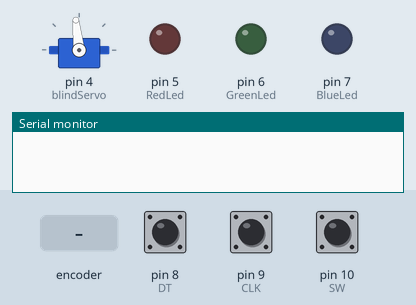
This sketch was run on a simulated Arduino Uno, built with avr-gcc and run on an emulated ATmega328P. On the bench: servo, output pins drawn as LEDs (lit = HIGH), the last lines printed to the serial monitor. Inputs (shaded band) come from the test bench; at power-on: pin 10 (SW) HIGH, pin 8 (DT) HIGH, pin 9 (CLK) HIGH.

Above: at 1.2 s.
1.3 s: rotary encoder on pin 9 (CLK) / pin 8 (DT) turned 3 steps (first pin leading)
At 2.7 s:
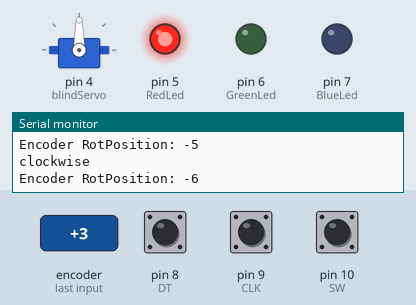
4.3 s: rotary encoder on pin 9 (CLK) / pin 8 (DT) turned 2 steps (second pin leading)
At 5.8 s:
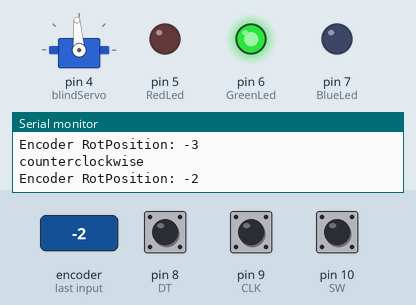
6.2 s: rotary encoder on pin 9 (CLK) / pin 8 (DT) turned 2 steps (second pin leading)
At 6.35 s:
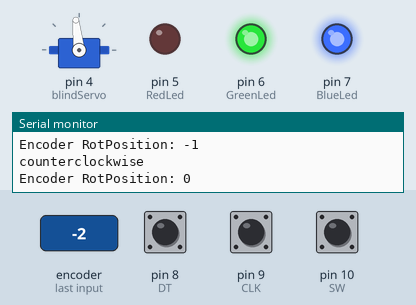
8.1 s: pin 10 (SW) pulled LOW for 0.15 s
At 9.3 s:
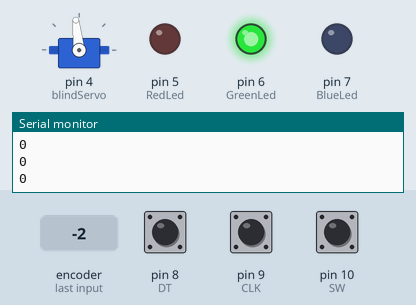
9.7 s: rotary encoder on pin 9 (CLK) / pin 8 (DT) turned 2 steps (second pin leading)
At 9.85 s:
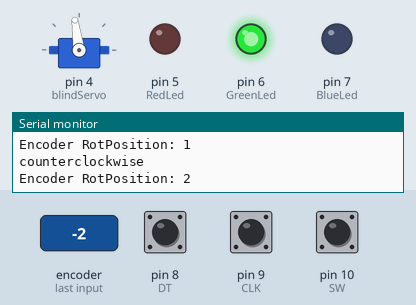
11.6 s: rotary encoder on pin 9 (CLK) / pin 8 (DT) turned 3 steps (first pin leading)
At 11.92 s:
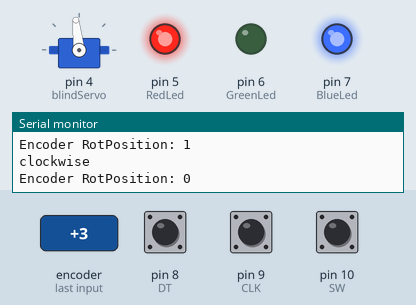
Timing chart, 0 to 14.6 s (numbered marks = the images above; inputs shaded):
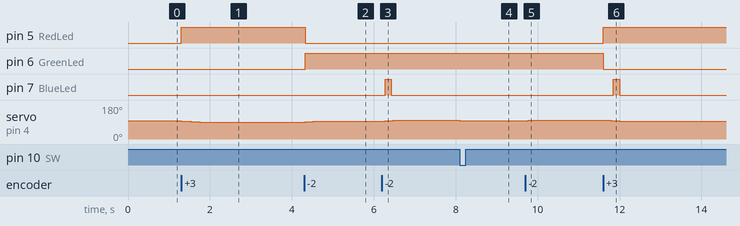

Measured:
- after the input at 1.3 s, pin 5 (RedLed): LOW → HIGH at once; servo on pin 4 (blindServo): 96° → 94° at once, → 92° 0.20 s later, → 90° 0.20 s later
- after the input at 4.3 s, pin 5 (RedLed): HIGH → LOW at once; pin 6 (GreenLed): LOW → HIGH at once; servo on pin 4 (blindServo): 90° → 92° at once, → 94° 0.20 s later
- after the input at 6.2 s, pin 7 (BlueLed): LOW → HIGH after 0.08 s, → LOW 0.15 s later; servo on pin 4 (blindServo): 94° → 96° at once, → 98° 0.20 s later
- after the input at 8.1 s, servo on pin 4 (blindServo): 98° → 96° at once
- after the input at 9.7 s, servo on pin 4 (blindServo): 96° → 98° at once, → 100° 0.20 s later
- after the input at 11.6 s, pin 5 (RedLed): LOW → HIGH at once; pin 6 (GreenLed): HIGH → LOW at once; pin 7 (BlueLed): LOW → HIGH after 0.25 s, → LOW 0.15 s later; servo on pin 4 (blindServo): 100° → 98° at once, → 96° 0.20 s later, → 94° 0.20 s later

The sketch:

AutoBlinds.ino
```cpp
#include <Servo.h>
Servo blindServo;  // create servo object to control a servo

int CLK = 9;  // Pin 9 to clk on encoder
int DT = 8;  // Pin 8 to DT on encoder
int SW = 10; // Pin 10 to Switch on encoder
int RedLed = 5;// You do not need to use the leds.
// you can take a look in the serial monitor if you dont have leds.
// there it will display values.
int GreenLed = 6;
int BlueLed = 7;
int RotPosition = 0;
int rotation;
int value;


boolean LeftRight;

int buttonState = 0;

void setup() {
  blindServo.attach(4);  // attaches the servo on pin 2 to the servo object
  Serial.begin (9600);
  pinMode (CLK, INPUT);
  pinMode (DT, INPUT);
  pinMode(SW, INPUT);
  digitalWrite(SW, HIGH);
  pinMode (RedLed, OUTPUT);
  pinMode (GreenLed, OUTPUT);
  pinMode (BlueLed, OUTPUT);
  rotation = digitalRead(CLK);
  blindServo.write(96);
}
void loop() {
  value = digitalRead(CLK);

  if (digitalRead(SW) == LOW) //if button pull down
  {
    RotPosition = 0;
    blindServo.write(RotPosition + 96);

    Serial.println(RotPosition);
  }


  if (value != rotation) { // we use the DT pin to find out which way we turning.
    if (digitalRead(DT) != value) {  // Clockwise
      RotPosition --;
      LeftRight = true;
    }

    else { //Counterclockwise
      LeftRight = false;
      RotPosition++;
    }


    if (LeftRight) { // turning right will turn on red led.
      Serial.println ("clockwise");
      digitalWrite (RedLed, HIGH);
      digitalWrite (GreenLed, LOW);
      blindServo.write(RotPosition + 96);

    }

    else
    { // turning left will turn on green led.
      Serial.println("counterclockwise");
      digitalWrite (RedLed, LOW);
      digitalWrite (GreenLed, HIGH);
      blindServo.write(RotPosition + 96);
    }
    Serial.print("Encoder RotPosition: ");
    Serial.println(RotPosition);

    if (RotPosition == 0) {
      digitalWrite(BlueLed, HIGH);
    }
    else   {
      digitalWrite(BlueLed, LOW);
    }

    // this will print in the serial monitor.

  }


  rotation = value;
}
```
